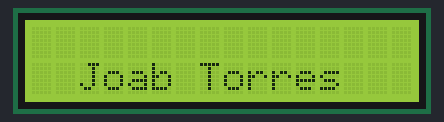
A sketch run on a simulated Arduino Uno, built with avr-gcc and run on an emulated ATmega328P. On the bench: 16×2 character LCD.

Above: at 0.1 s.
At 2.1 s:
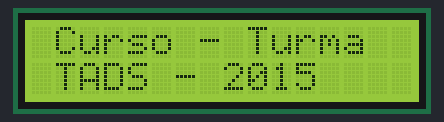
At 4.1 s:
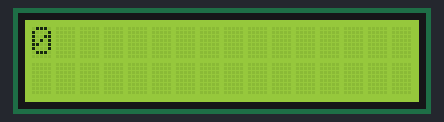
At 6.1 s:
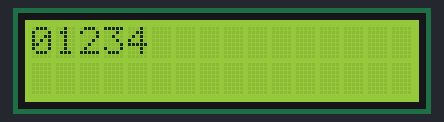
At 8.1 s:
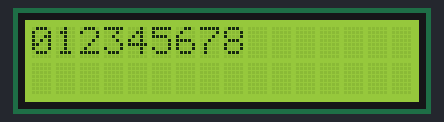
At 10.1 s:
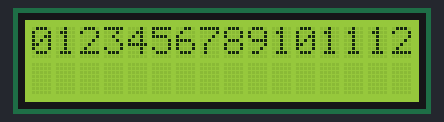

Measured:
- by itself, everything shown: repeats every 10.5 s, in 15 steps
- what the display in image 1 shows lasts 2.0 s, from 2.1 s to 4.1 s
- what the display in image 2 shows lasts 0.5 s, from 4.1 s to 4.6 s

The sketch:

_18_LCD_16x02.ino
```cpp
/*
   Programar: LCD_16x02
   Autor: Joab Torres Alencar
   Curso: Tecnologo em Análise  e Desenvolvimento de Sistemas - Turma 2015
*/

#include <LiquidCrystal.h>

//Define os pinos que serão utilizados para ligação ao display
LiquidCrystal lcd(12, 11, 5, 4, 3, 2);
/*
  Função: setup() - executa somente uma vez no projeto
*/
void setup() {
  //Define o número de colunas e linhas
  lcd.begin(16, 2);
}

/*
  Função: Loop() - Executa infinitamente no projeto desde que o arduino esteja ligado!
*/
void loop() {
  //limpa a tela
  lcd.clear();
  //terceira coluna da segunda linha
  lcd.setCursor(2,1);
  //Mensagem na tela
  lcd.print("Joab Torres");
  delay(2000);

  lcd.clear();
  lcd.setCursor(1,0);
  lcd.print("Curso - Turma");
  lcd.setCursor(1,1);
  lcd.print("TADS - 2015");
  delay(2000);

  lcd.clear();
  lcd.setCursor(0,0);
  for(int i = 0; i<13;i++){
    lcd.print(i);
    delay(500);
  }
}
```
